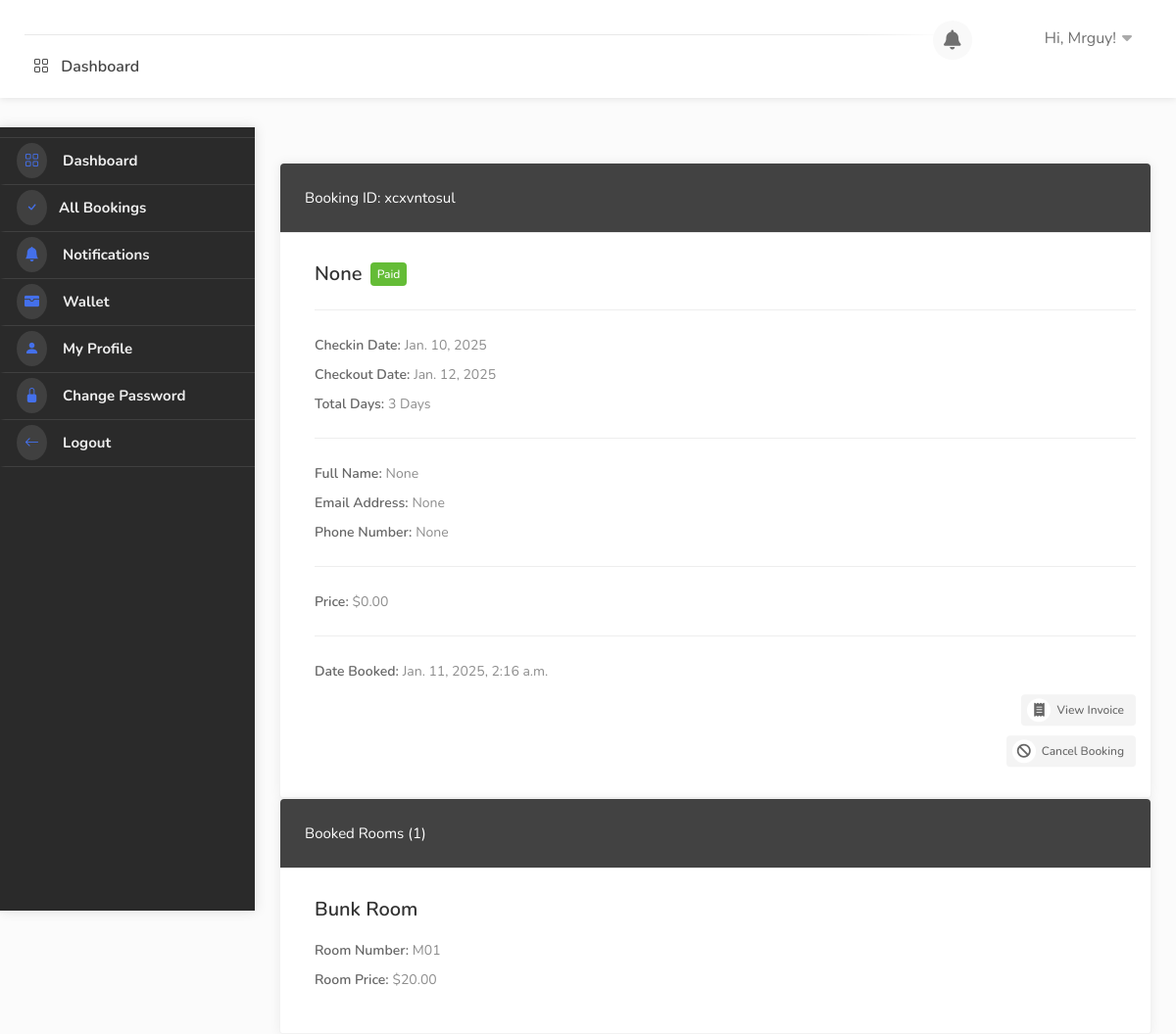
Screenshot of /dashboard/booking-detail/xcxvntosul/ (signed in) with the database file from the repository.
### userauths/models.py (models this page shows, shortened)
class User(AbstractUser):
    full_name = models.CharField(max_length=1000, null=True, blank=True)
    username = models.CharField(max_length=100, null=True, blank=True)
    email = models.EmailField(unique=True)
    phone = models.CharField(max_length=100, null=True, blank=True)
    gender = models.CharField(max_length=100, choices=GENDER, null=True, blank=True)
    otp = models.CharField(max_length=100, null=True, blank=True)
    USERNAME_FIELD = "email"
    REQUIRED_FIELDS = ['username']

### hotel/models.py (models this page shows, shortened)
class Booking(models.Model):
    user = models.ForeignKey(User, on_delete=models.SET_NULL, null=True, blank=True)
    payment_status = models.CharField(max_length=100, choices=PAYMENT_STATUS, default="initiated")
    full_name = models.CharField(max_length=1000, null=True, blank=True)
    email = models.EmailField(null=True, blank=True)
    phone = models.CharField(max_length=1000, null=True, blank=True)
    hotel = models.ForeignKey(Hotel, on_delete=models.SET_NULL, null=True)
    room_type = models.ForeignKey(RoomType, on_delete=models.SET_NULL, null=True)
    room = models.ManyToManyField(Room)
    before_discount = models.DecimalField(max_digits=12, decimal_places=2, default=0.00)
    total = models.DecimalField(max_digits=12, decimal_places=2, default=0.00)
    saved = models.DecimalField(max_digits=12, decimal_places=2, default=0.00)
    check_in_date = models.DateField()
    check_out_date = models.DateField()
    total_days = models.PositiveIntegerField(default=0)
    num_adults = models.PositiveIntegerField(default=1)
    num_children = models.PositiveIntegerField(default=0)
    checked_in = models.BooleanField(default=False)
    checked_out = models.BooleanField(default=False)
    is_active = models.BooleanField(default=True)
    checked_in_tracker = models.BooleanField(default=False, help_text="DO NOT CHECK THIS BOX")
    checked_out_tracker = models.BooleanField(default=False, help_text="DO NOT CHECK THIS BOX")
    date = models.DateTimeField(auto_now_add=True, null=True, blank=True)
    coupons = models.ManyToManyField("hotel.Coupon", blank=True)
    stripe_payment_intent = models.CharField(max_length=200,null=True, blank=True)
    success_id = ShortUUIDField(length=300, max_length=505, alphabet="abcdefghijklmnopqrstuvxyz1234567890")
    booking_id = ShortUUIDField(unique=True, length=10, max_length=20, alphabet="abcdefghijklmnopqrstuvxyz1234567890")

class Room(models.Model):
    hotel = models.ForeignKey(Hotel, on_delete=models.CASCADE)
    room_type = models.ForeignKey(RoomType, on_delete=models.CASCADE)
    room_number = models.CharField(max_length=10)
    is_available = models.BooleanField(default=True)
    rid = ShortUUIDField(unique=True, length=10, max_length=20, alphabet="abcdefghijklmnopqrstuvxyz1234567890")
    date = models.DateTimeField(auto_now_add=True)

class RoomType(models.Model):
    hotel = models.ForeignKey(Hotel, on_delete=models.CASCADE)
    type = models.CharField(max_length=10)
    price = models.DecimalField(max_digits=12, decimal_places=2, default=0.00)
    number_of_beds = models.PositiveIntegerField(default=1)
    room_capacity = models.PositiveIntegerField(default=1)
    rtid = ShortUUIDField(unique=True, length=10, max_length=20, alphabet="abcdefghijklmnopqrstuvxyz1234567890")
    slug = models.SlugField(null=True, blank=True)
    date = models.DateTimeField(auto_now_add=True)

### user_dashboard/views.py (the view)
# urls.py: path("booking-detail/<booking_id>/", views.booking_detail, name="booking_detail"),
@login_required
def booking_detail(request, booking_id):
    booking = Booking.objects.get(booking_id=booking_id)
    context = {
        "booking":booking,
    }
    return render(request, "user_dashboard/booking_detail.html", context)

### hotel/context_processor.py (called while the page is built)
def default(request):
    if 'selection_data_obj' in request.session:
        total_selected_items = len(request.session['selection_data_obj'])
    else:
        total_selected_items = 0
    try:
        noti = Notification.objects.filter(user=request.user, seen=False)
    except:
        noti = None
    return {
        "total_selected_items": total_selected_items,
        "noti": noti,
    }

### templates/user_dashboard/booking_detail.html (shortened to what this page needs)
{% extends 'partials/dashboard_base.html' %}
{% load static %}
{% block content %}
    <div id="dashboard">
        {% include 'partials/dashboard_sidebar.html' %}
        <div class="utf_dashboard_content">
            <div class="row">
                <div class="col-lg-6 col-md-12">
                  <div class="utf_dashboard_list_box margin-top-0">
                    <h4>Booking ID: {{ booking.booking_id }}</h4>
                    <ul>
                      <li class="utf_approved_booking_listing">
                        <div class="utf_list_box_listing_item bookings">
                          <div class="utf_list_box_listing_item_content">
                            <div class="inner">
                              <h3>{{booking.full_name|title}} <span class="utf_booking_listing_status">{{booking.payment_status|title}}</span></h3>
                              <hr>
                              <div class="utf_inner_booking_listing_list">
                                <h5>Checkin Date:</h5>
                                <ul class="utf_booking_listing_list">
                                  <li class="highlighted">{{booking.check_in_date}}</li>
                                </ul>
                              </div>
                              <div class="utf_inner_booking_listing_list">
                                <h5>Checkout Date:</h5>
                                <ul class="utf_booking_listing_list">
                                  <li class="highlighted">{{booking.check_out_date}}</li>
                                </ul>
                              </div>
                              <div class="utf_inner_booking_listing_list">
                                <h5>Total Days:</h5>
                                <ul class="utf_booking_listing_list">
                                  <li class="highlighted">{{ booking.total_days }} Days</li>
                                </ul>
                              </div>
                              <hr>
                              <div class="utf_inner_booking_listing_list">
                                <h5>Full Name:</h5>
                                <ul class="utf_booking_listing_list">
                                  <li class="highlighted">{{booking.full_name|title}}</li>
                                </ul>
                              </div>
                              <div class="utf_inner_booking_listing_list">
                                <h5>Email Address:</h5>
                                <ul class="utf_booking_listing_list">
                                  <li class="highlighted">{{booking.email}}</li>
                                </ul>
                              </div>
                              <div class="utf_inner_booking_listing_list">
                                <h5>Phone Number:</h5>
                                <ul class="utf_booking_listing_list">
                                  <li class="highlighted">{{booking.phone}}</li>
                                </ul>
                              </div>
                              <hr>
                              <div class="utf_inner_booking_listing_list">
                                <h5>Price:</h5>
                                <ul class="utf_booking_listing_list">
                                  <li class="highlighted">${{booking.total|floatformat:2}}</li>
                                </ul>
                              </div>
                              <hr>
                              <div class="utf_inner_booking_listing_list">
                                <h5>Date Booked:</h5>
                                <ul class="utf_booking_listing_list">
                                  <li class="highlighted">{{booking.date}}</li>
                                </ul>
                              </div>
                            </div>
                          </div>
                        </div>
                        <div class="buttons-to-right "> <a href="/invoice/{{ booking.booking_id }}" class="button gray reject"><i class="fas fa-receipt "></i> View Invoice</a> </div>
                        <div class="buttons-to-right margin-top-10"> <a href="#" class="button gray reject"><i class="fas fa-ban"></i> Cancel Booking</a> </div>
                      </li>
                    </ul>
                  </div>
                </div>
                <div class="col-lg-6 col-md-12">
                    <div class="utf_dashboard_list_box margin-top-0">
                      <h4>Booked Rooms ({{ booking.room.all.count }})</h4>
                      <ul>
                        {% for r in booking.room.all %}
                        <li class="utf_approved_booking_listing">
                          <div class="utf_list_box_listing_item bookings">
                            <div class="utf_list_box_listing_item_content">
                              <div class="inner">
                                <h3>{{r.room_type.type}} Room </h3>
                                <div class="utf_inner_booking_listing_list">
                                  <h5>Room Number:</h5>
                                  <ul class="utf_booking_listing_list">
                                    <li>{{r.room_number}}</li>
                                  </ul>
                                </div>
                                <div class="utf_inner_booking_listing_list">
                                  <h5>Room Price:</h5>
                                  <ul class="utf_booking_listing_list">
                                    <li class="highlighted">${{r.room_type.price|floatformat:2}}</li>
                                  </ul>
                                </div>
                              </div>
                            </div>
                          </div>
                        </li>
                        {% endfor %}
                      </ul>
                    </div>
                  </div>
              </div>
        </div>
    </div>
{% endblock content %}

### templates/partials/dashboard_base.html (shortened to what this page needs)
{% load static %}
<!DOCTYPE html>
<html lang="zxx">
<head>
    <link rel="stylesheet" href="{% static 'css/stylesheet.css' %}">
    <link rel="stylesheet" href="{% static 'css/mmenu.css' %}">
    <link rel="stylesheet" href="{% static 'css/perfect-scrollbar.css' %}">
    <link rel="stylesheet" href="{% static 'css/style.css' %}" id="colors">
    <link rel="stylesheet" href="https://cdn.jsdelivr.net/npm/bootstrap-icons@1.10.5/font/bootstrap-icons.css">
    <link rel="stylesheet" href="https://cdnjs.cloudflare.com/ajax/libs/font-awesome/4.7.0/css/font-awesome.css" />
    <link rel="stylesheet" href="https://cdnjs.cloudflare.com/ajax/libs/font-awesome/6.0.0/css/all.min.css" />
    <link rel="stylesheet" href="https://cdn.jsdelivr.net/npm/@mdi/font@7.2.96/css/materialdesignicons.min.css">
    <link href='https://unpkg.com/boxicons@2.1.4/css/boxicons.min.css' rel='stylesheet'>
    <link rel="stylesheet" href="https://cdn.jsdelivr.net/npm/remixicon-ligatures@2.5.0/fonts/remixicon.min.css">
    <link href="https://cdn.jsdelivr.net/npm/remixicon@2.2.0/fonts/remixicon.css" rel="stylesheet">
</head>
<body>
    <div id="main_wrapper">
        <header id="header_part" class="fixed fullwidth_block dashboard">
            <div id="header" class="not-sticky">
                <div class="container">
                    <div class="utf_left_side">
                        <nav id="navigation" class="style_one">
                            <ul id="responsive">
                                <li><a href="{% url 'dashboard:dashboard' %}"> <i class="bi bi-grid"></i> Dashboard</a></li>
                            </ul>
                        </nav>
                        <div class="clearfix"></div>
                    </div>
                    <div class="utf_right_side">
                        <div class="header_widget">
                            <div class="dashboard_header_button_item {% if noti %} has-noti {% endif %} js-item-menu">
                                <i class="fas fa-bell"></i>
                            </div>
                            <div class="utf_user_menu">
                                <div class="utf_user_name"><span><img src="{{request.user.profile.image.url}}" alt=""></span>Hi, {{request.user.username|title}}!</div>
                            </div>
                        </div>
                    </div>
                </div>
            </div>
        </header>
        {% block content %}
        {% endblock content %}
    </div>
</body>
</html>

### static/css/mmenu.css (style rules this page uses)
:root { --mm-line-height: 20px; --mm-listitem-size: 44px; --mm-navbar-size: 44px; --mm-offset-top: 0; --mm-offset-right: 0; --mm-offset-bottom: 0; --mm-offset-left: 0; --mm-color-border: rgba(0, 0, 0, 0.1); --mm-color-button: rgba(0, 0, 0, 0.3); --mm-color-text: rgba(0, 0, 0, 0.75); --mm-color-text-dimmed: rgba(0, 0, 0, 0.3); --mm-color-background: #f3f3f3; --mm-color-background-highlight: rgba(0, 0, 0, 0.05); --mm-color-background-emphasis: rgba(255, 255, 255, 0.4); --mm-shadow: 0 0 10px rgba(0, 0, 0, 0.3) }

### static/css/style.css (style rules this page uses)
a { color: #007BFF; text-decoration: none; font-weight: bold; display: inline-flex; align-items: center; }
a i { margin-right: 8px; }
body { color: #707070; font-size: 15px; line-height: 28px; background-color: #fff; }
body, h1, h2, h3, h4, h5, h6, input[type="text"], input[type="password"], input[type="email"], textarea, select, input[type="button"], input[type="submit"], button, #tiptip_content, .map-box p, .map-box div, .numerical-rating .utf_counter_star_rating, body .nav_responsive i.menu-trigger:after { font-family: 'Nunito', sans-serif; text-transform: none; }
h1, h2, h3, h4, h5, h6 { color: #323232; }
* { margin: 0px; padding: 0px; box-sizing: border-box; }
ul, li { margin: 0px; list-style-type: none; }

### rows the page displays
User: user.username "Mrguy"
Booking: booking_id "xcxvntosul", full_name "None", payment_status "Paid", check_in_date "Jan. 10, 2025", check_out_date "Jan. 12, 2025", total_days "3", email "None", phone "None", total "0.00", date "Jan. 11, 2025, 2:16 a.m.", room.all.count "1"
Room: room_type.type "Bunk", room_number "M01", room_type.price "20.00"
